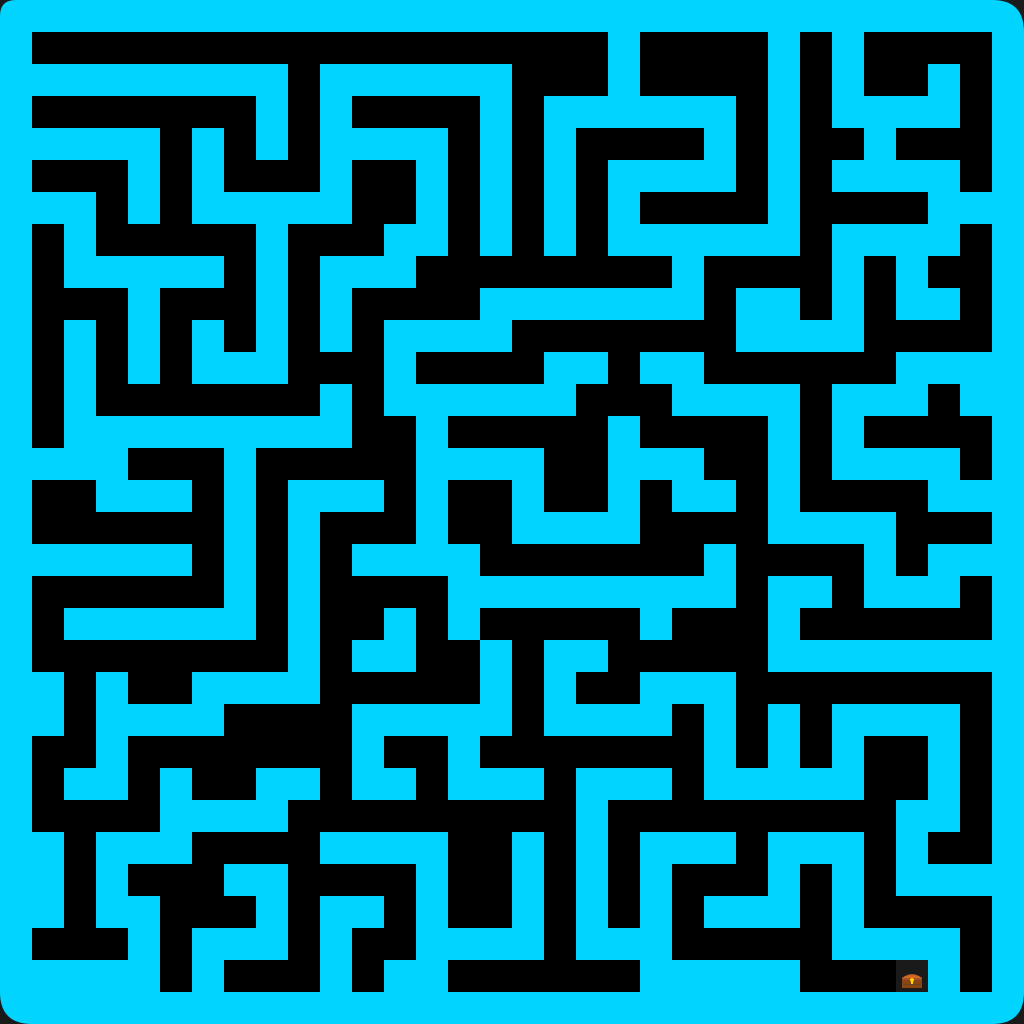

Tiled map render using the project's own tile images. Description and the whole map definition, tile-layer contents included, below:
An orthogonal 32x32 tile map with 32x32 px tiles, 1 tile layer (Calque de Tuiles 1), 2 tilesets.

<map version="1.10" tiledversion="1.11.2" orientation="orthogonal" renderorder="right-down" width="32" height="32" tilewidth="32" tileheight="32" infinite="0" nextlayerid="2" nextobjectid="1">
 <tileset firstgid="1" name="tileset_simple" tilewidth="32" tileheight="32" tilecount="2" columns="2">
  <image source="tileset_simple.png" width="64" height="32" />
 </tileset>
 <tileset firstgid="3" name="retro" tilewidth="32" tileheight="32" tilecount="256" columns="16">
  <image source="retro.png" width="512" height="512" />
 </tileset>
 <layer id="1" name="Calque de Tuiles 1" width="32" height="32">
  <data encoding="csv">
3,20,20,20,20,20,20,20,20,20,20,20,20,20,20,20,20,20,20,20,20,20,20,20,20,20,20,20,20,20,20,51,
20,40,1,1,1,1,1,1,40,1,40,40,40,40,40,40,40,40,40,20,1,40,40,40,20,1,20,40,40,40,40,20,
20,20,20,20,20,20,20,20,20,1,20,20,20,20,20,20,1,1,1,20,1,1,1,1,20,1,20,1,1,20,1,20,
20,1,1,1,1,1,1,1,20,1,20,40,40,40,40,20,1,20,20,20,20,20,20,1,20,1,20,20,20,20,1,20,
20,20,20,20,20,1,20,1,20,1,20,20,20,20,1,20,1,20,1,1,1,1,20,1,20,1,1,20,1,1,1,20,
20,1,1,1,20,1,20,1,1,1,20,40,40,20,1,20,1,20,1,20,20,20,20,1,20,1,20,20,20,20,1,20,
20,20,20,1,20,1,20,20,20,20,20,1,1,20,1,20,1,20,1,20,1,1,1,1,20,1,1,1,1,20,20,20,
20,1,20,1,1,1,1,1,20,1,1,1,20,20,1,20,1,20,1,20,20,20,20,20,20,1,20,20,20,20,1,20,
20,1,20,20,20,20,20,1,20,1,20,20,20,1,1,1,1,1,1,1,1,20,1,1,1,1,20,1,20,1,1,20,
20,1,1,1,20,1,1,1,20,1,20,1,1,1,1,20,20,20,20,20,20,20,1,20,20,1,20,1,20,20,1,20,
20,1,20,1,20,1,20,1,20,1,20,1,20,20,20,20,1,1,1,1,1,1,1,20,20,20,20,1,1,1,1,20,
20,1,20,1,20,1,20,20,20,1,1,1,20,1,1,1,1,20,20,1,20,20,1,1,1,1,1,1,20,20,20,20,
20,1,20,1,1,1,1,1,1,1,20,1,20,20,20,20,20,20,1,1,1,20,20,20,20,1,20,20,20,1,20,20,
20,1,20,20,20,20,20,20,20,20,20,1,1,20,1,1,1,1,1,20,1,1,1,1,20,1,20,1,1,1,1,20,
20,20,20,20,1,1,1,20,1,1,1,1,1,20,20,20,20,1,1,20,20,20,1,1,20,1,20,20,20,20,1,20,
20,1,1,20,20,20,1,20,1,20,20,20,1,20,1,1,20,1,1,20,1,20,20,1,20,1,1,1,1,20,20,20,
20,1,1,1,1,1,1,20,1,20,1,1,1,20,1,1,20,20,20,20,1,1,1,1,20,20,20,20,1,1,1,20,
20,20,20,20,20,20,1,20,1,20,1,20,20,20,20,1,1,1,1,1,1,1,20,1,1,1,1,20,1,20,20,20,
20,40,1,1,1,1,1,20,1,20,1,1,1,1,20,20,20,20,20,20,20,20,20,1,20,20,1,20,20,20,1,20,
20,40,20,20,20,20,20,20,1,20,1,1,20,1,20,1,1,1,1,1,20,1,1,1,20,1,1,1,1,1,1,20,
20,40,1,1,1,1,1,1,1,20,1,20,20,1,1,20,1,20,20,1,1,1,1,1,20,20,20,20,20,20,20,20,
20,20,1,20,1,1,20,20,20,20,1,1,1,1,1,20,1,20,1,1,20,20,20,1,1,1,1,1,1,1,1,20,
20,20,1,20,20,20,20,1,1,1,1,20,20,20,20,20,1,20,20,20,20,1,20,1,20,1,20,20,20,20,1,20,
20,40,1,20,1,1,1,1,1,1,1,20,1,1,20,1,1,1,1,1,1,1,20,1,20,1,20,1,1,20,1,20,
20,40,20,20,1,20,1,1,20,20,1,20,20,1,20,20,20,1,20,20,20,1,20,20,20,20,20,1,1,20,1,20,
20,1,1,1,1,20,20,20,20,1,1,1,1,1,1,1,1,1,20,1,1,1,1,1,1,1,1,1,20,20,1,20,
20,20,1,20,20,20,1,1,1,1,20,20,20,20,1,1,20,1,20,1,20,20,20,1,20,20,20,1,20,1,1,20,
20,20,1,20,1,1,1,20,20,1,1,1,1,20,1,1,20,1,20,1,20,1,1,1,20,1,20,1,20,20,20,20,
20,20,1,20,20,1,1,1,20,1,20,20,1,20,1,1,20,1,20,1,20,1,20,20,20,1,20,1,1,1,1,20,
20,40,1,1,20,1,20,20,20,1,20,1,1,20,20,20,20,1,20,20,20,1,1,1,1,1,20,20,20,20,1,20,
20,20,20,20,20,1,20,1,1,1,20,1,20,20,1,1,1,1,1,1,20,20,20,20,20,1,1,1,70,20,1,20,
54,20,20,20,20,20,20,20,20,20,20,20,20,20,20,20,20,20,20,20,20,20,20,20,20,20,20,20,20,20,20,53
</data>
 </layer>
</map>
